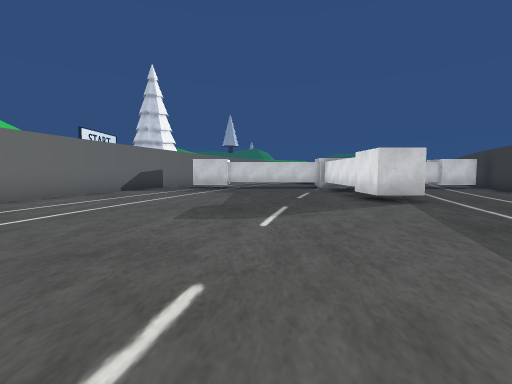
view 1 (above)

21 first-person views from a walk through a scene from a Unity 3-D project. The camera is 1.3 m above the floor, tilts 4° down and sees 85° across. The floor is counted in squares, 2 m on a side. Each view is taken from the middle of a square. On the plan, view 1 faces up. The plan holds only what a view shows up to about 9 squares ahead; the rest is blank. The place goes on beyond the plan. The player character is not drawn.

view 2
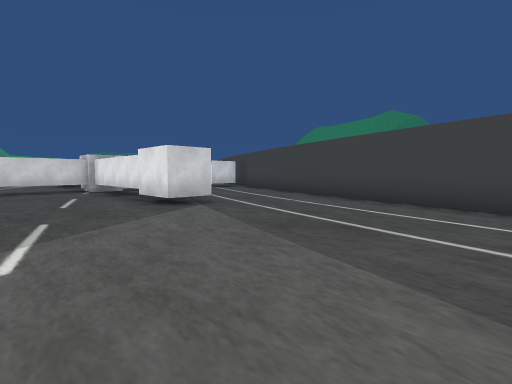

view 3
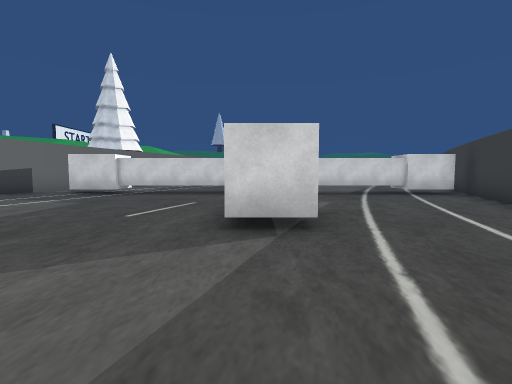

view 4
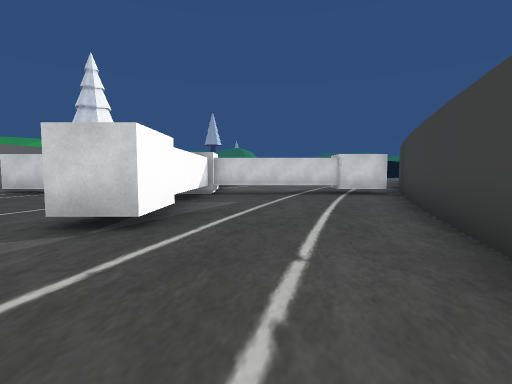

view 5
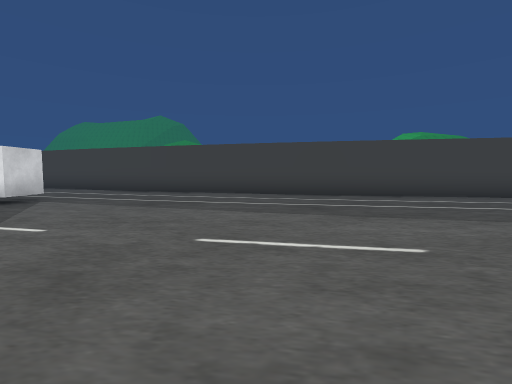

view 6
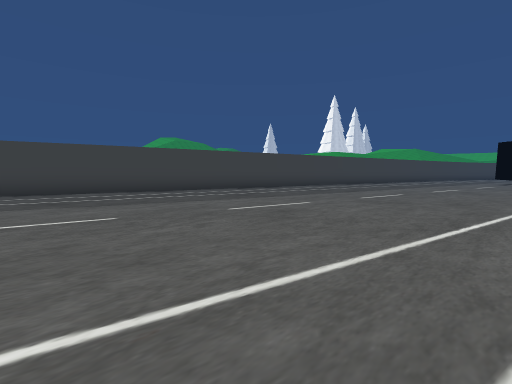

view 7
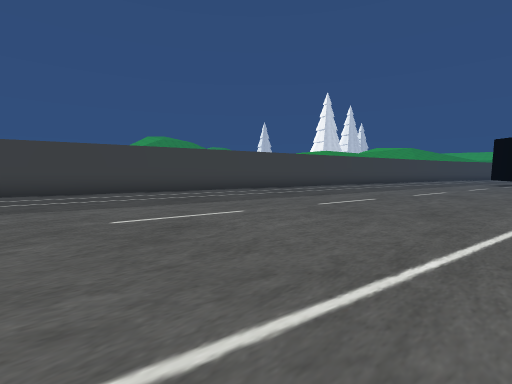

view 8
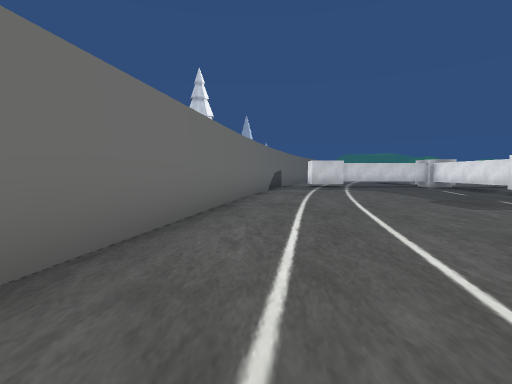

view 9
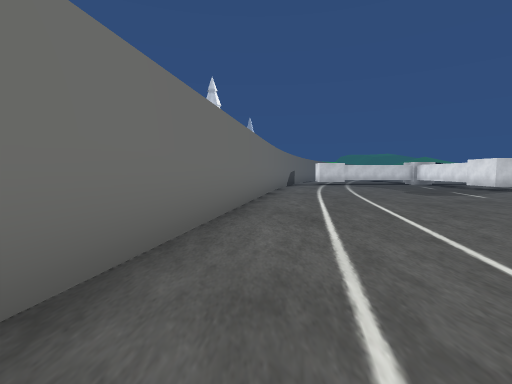

view 10
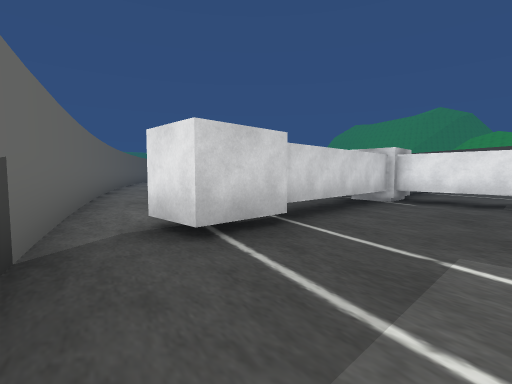

view 11
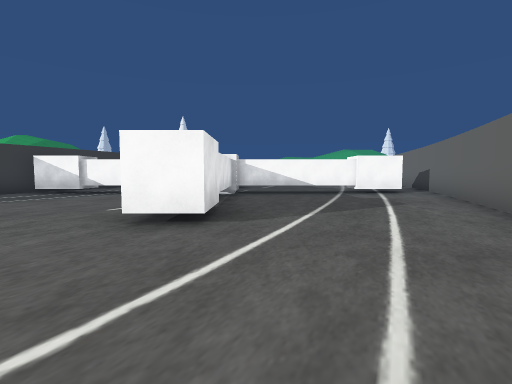

view 12
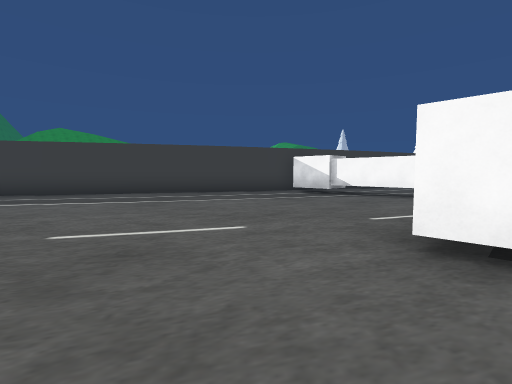

view 13
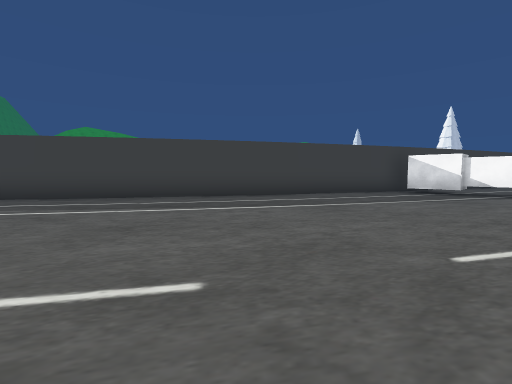

view 14
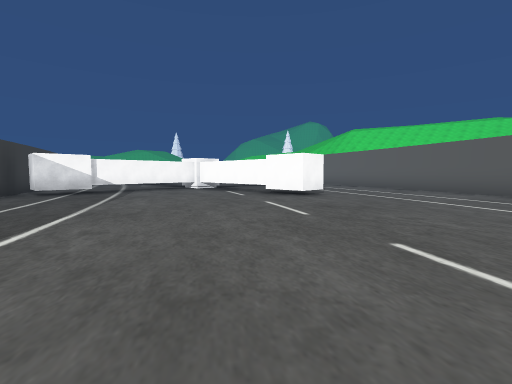

view 15
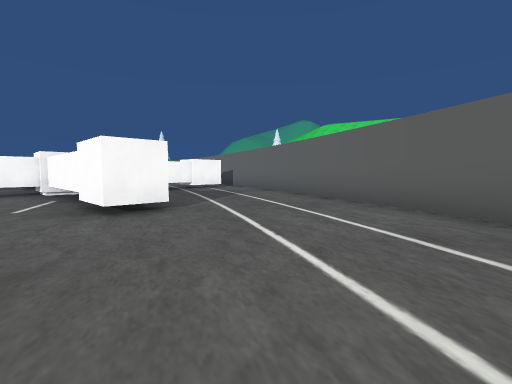

view 16
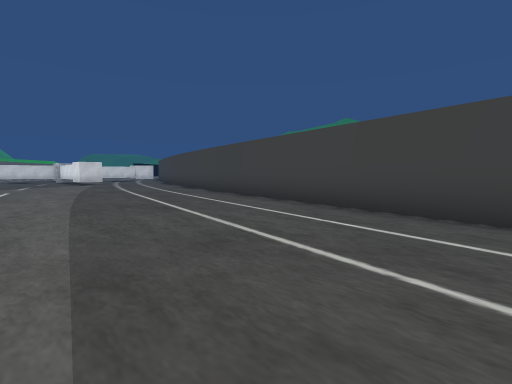

view 17
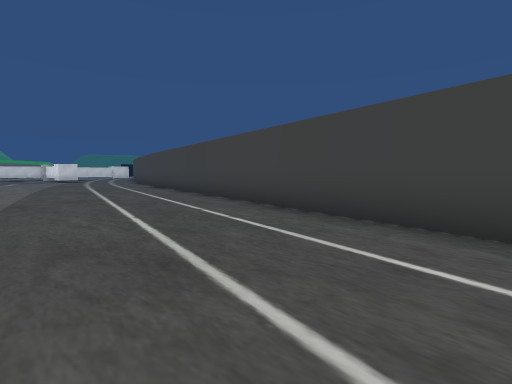

view 18
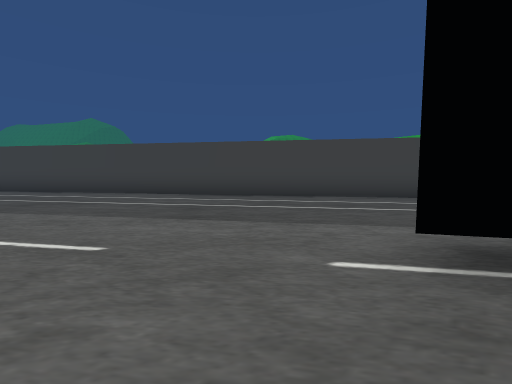

view 19
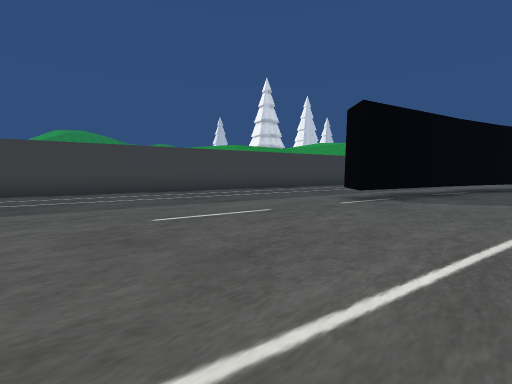

view 20
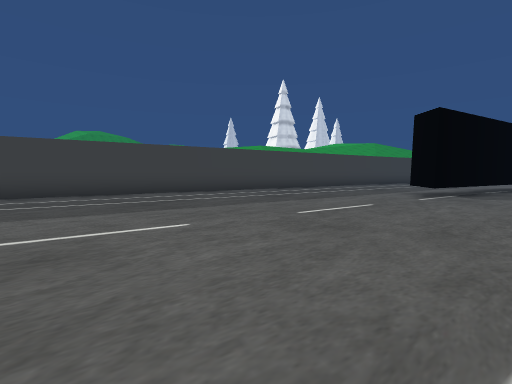

view 21
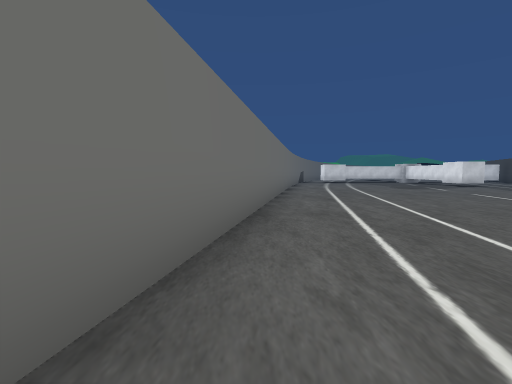

### Floor plan
Key: @ floor where view 1 was taken; # wall or solid block; . floor; T thing the floor can be seen under or through.
Columns run from 8 left of view 1 to 15 right of it. Each row starts with its distance up from view 1.
 22         #...............
 21        ##..............#
 20        #..............##
 19       ##..............#
 18       #..............##
 17      ##....#.........#
 16      #.....#........##
 15      #.....#.......##
 14     ##.....#.......#
 13     #......#......
 12     #.#############
 11     #......#......#
 10     .......T.....##
  9    #.......T.....#
  8    #.......#....##
  7   ##.......#....#
  6   #.............#
  5   #............##
  4   #............#
  3  ##............#
  2  #............##
  1  #............#
  0  #......@.....#
 -1  #............#
 -2  #...........##
 -3 ##...........#
 -4 #............#
 -5 #............#
 -6 #............#
 -7  . .........##
 -8    .........#
 -9    .........#
-10   ..........#
-11   ..........#
-12  ..........##
-13  ..........#
-14  ..........#
-15  ..........#
-16  ..........#
-17  .........##
-18  .........#
-19  ...#.....#
-20  ... .....#
-21  ..      .#

Positions as (right, up) in squares from view 1, and headings:
1: (0, 0), facing up
2: (0, 1), facing up-right
3: (3, 3), facing up
4: (5, 3), facing up
5: (-3, 1), facing right
6: (-5, 1), facing down-right
7: (-5, -1), facing down-right
8: (-5, -1), facing up
9: (-6, -4), facing up
10: (-4, 9), facing up-right
11: (2, 21), facing down
12: (3, 20), facing down-right
13: (6, 22), facing down-right
14: (10, 22), facing down-left
15: (5, 22), facing down-left
16: (-1, -10), facing up-right
17: (-1, -15), facing up-right
18: (-6, -17), facing right
19: (-7, -12), facing down-right
20: (-6, -10), facing down-right
21: (-7, -7), facing up
